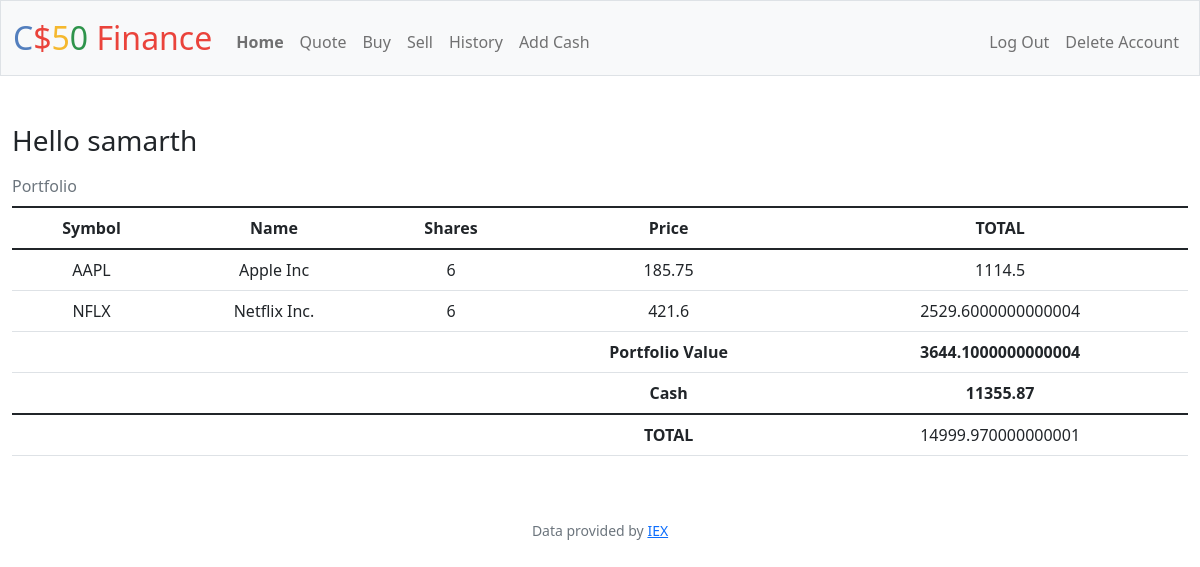
The page / (signed in) on the database its author committed.
### tables this page shows
CREATE TABLE users (id INTEGER PRIMARY KEY AUTOINCREMENT NOT NULL, username TEXT NOT NULL, hash TEXT NOT NULL, cash NUMERIC NOT NULL DEFAULT 10000.00);

CREATE TABLE 'transactions' ('id' INTEGER PRIMARY KEY AUTOINCREMENT NOT NULL, 'user_id' INTEGER NOT NULL, 'symbol' TEXT NOT NULL, 'name' TEXT NOT NULL, 'shares' INTEGER, 'price' REAL NOT NULL, 'date' DATETIME NOT NULL);

### finance/app.py (the view)
@app.route("/")
@login_required
def index():
    user_id = session["user_id"]
    portfolio_db = db.execute("SELECT symbol, name, SUM(shares) as shares, price FROM transactions WHERE user_id = ? GROUP BY symbol", user_id)
    user_db = db.execute("SELECT cash, username FROM users WHERE id = ?", user_id)
    user_cash = user_db[0]["cash"]
    username = user_db[0]["username"]
    stocks_value = 0
    for stock in portfolio_db:
        stocks_value += stock["shares"] * stock["price"]
    total = user_cash + stocks_value
    return render_template("index.html", portfolio=portfolio_db, cash=user_cash, uname = username, total = total, stocks_value = stocks_value)

### finance/app.py (called while the page is built)
@app.after_request
def after_request(response):
    response.headers["Cache-Control"] = "no-cache, no-store, must-revalidate"
    response.headers["Expires"] = 0
    response.headers["Pragma"] = "no-cache"
    return response

### finance/helpers.py (called while the page is built)
def login_required(f):
    @wraps(f)
    def decorated_function(*args, **kwargs):
        if session.get("user_id") is None:
            return redirect("/login")
        return f(*args, **kwargs)
    return decorated_function

### finance/templates/index.html (shortened to what this page needs)
{% extends "layout.html" %}
{% block main %}
<h3 align="left">Hello {{ uname }}</h3>
<table class="table caption-top">
    <caption>Portfolio</caption>
    <thead>
      <tr>
        <th scope="col">Symbol</th>
        <th scope="col">Name</th>
        <th scope="col">Shares</th>
        <th scope="col">Price</th>
        <th scope="col">TOTAL</th>
      </tr>
    </thead>
    <tbody>
        {% for stock in portfolio %}
            <tr>
                <td>{{ stock["symbol"] }}</td>
                <td>{{ stock["name"] }}</td>
                <td>{{ stock["shares"] }}</td>
                <td>{{ stock["price"] }}</td>
                <td>{{ stock["price"] * stock["shares"] }}</td>
            </tr>
        {% endfor %}
        <tr>
            <td></td>
            <td></td>
            <td></td>
            <th scope="row">Portfolio Value</th>
            <th scope="col">{{ stocks_value }}</th>
          </tr>
        <tr>
        <td></td>
        <td></td>
        <td></td>
        <th scope="row">Cash</th>
        <th scope="1">{{ cash }}</th>
      </tr>
      <tfoot>
        <tr>
            <td></td>
            <td></td>
            <td></td>
            <th scope="row">TOTAL</th>
            <td>{{ total }}</td>
        </tr>
    </tfoot>
    </tbody>
  </table>
{% endblock %}

### rows shown on the page
users: username "samarth", cash "11355.87"
transactions: symbol "AAPL", name "Apple Inc", shares "6", price "185.75", stock "1114.5"
transactions: symbol "NFLX", name "Netflix Inc.", shares "6", price "421.6", stock "2529.6000000000004"

### other values the page prints
{{ stocks_value }} "3644.1000000000004"
{{ total }} "14999.970000000001"
